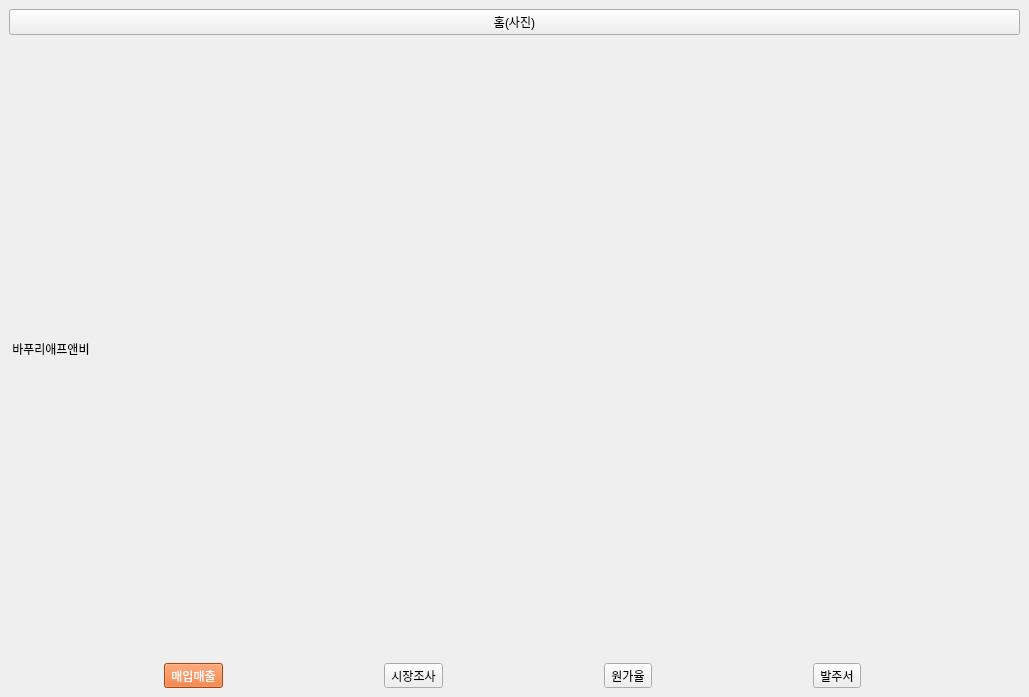
<?xml version="1.0" encoding="UTF-8"?>
<ui version="4.0">
 <class>StackedWidget</class>
 <widget class="QStackedWidget" name="StackedWidget">
  <property name="geometry">
   <rect>
    <x>0</x>
    <y>0</y>
    <width>1029</width>
    <height>697</height>
   </rect>
  </property>
  <property name="windowTitle">
   <string>BapuriFNB</string>
  </property>
  <widget class="QWidget" name="page">
   <layout class="QVBoxLayout" name="verticalLayout_2">
    <item>
     <widget class="QPushButton" name="homeButton1">
      <property name="text">
       <string>홈(사진)</string>
      </property>
     </widget>
    </item>
    <item>
     <widget class="QLabel" name="label_2">
      <property name="font">
       <font/>
      </property>
      <property name="text">
       <string> 바푸리애프앤비</string>
      </property>
     </widget>
    </item>
    <item>
     <layout class="QHBoxLayout" name="horizontalLayout_2">
      <item>
       <widget class="QToolButton" name="toolButton">
        <property name="font">
         <font/>
        </property>
        <property name="styleSheet">
         <string notr="true">color:white; background-color:rgb(230,100,30);</string>
        </property>
        <property name="text">
         <string>매입매출</string>
        </property>
       </widget>
      </item>
      <item>
       <widget class="QToolButton" name="toolButton_2">
        <property name="font">
         <font/>
        </property>
        <property name="text">
         <string>시장조사</string>
        </property>
       </widget>
      </item>
      <item>
       <widget class="QToolButton" name="toolButton_3">
        <property name="font">
         <font/>
        </property>
        <property name="text">
         <string>원가율</string>
        </property>
       </widget>
      </item>
      <item>
       <widget class="QToolButton" name="toolButton_4">
        <property name="font">
         <font/>
        </property>
        <property name="text">
         <string>발주서</string>
        </property>
       </widget>
      </item>
     </layout>
    </item>
   </layout>
  </widget>
  <widget class="QWidget" name="page_2">
   <layout class="QVBoxLayout" name="verticalLayout">
    <item>
     <widget class="QPushButton" name="homeButton2">
      <property name="text">
       <string>홈(사진)</string>
      </property>
     </widget>
    </item>
    <item>
     <widget class="QLabel" name="label_3">
      <property name="font">
       <font/>
      </property>
      <property name="text">
       <string> 매입매출 페이지</string>
      </property>
     </widget>
    </item>
   </layout>
  </widget>
  <widget class="QWidget" name="page_3">
   <layout class="QVBoxLayout" name="verticalLayout_3">
    <item>
     <widget class="QPushButton" name="homeButton3">
      <property name="text">
       <string>홈(사진)</string>
      </property>
     </widget>
    </item>
    <item>
     <widget class="QLabel" name="label_4">
      <property name="font">
       <font/>
      </property>
      <property name="text">
       <string> 시장조사 페이지</string>
      </property>
      <property name="alignment">
       <set>Qt::AlignHCenter|Qt::AlignTop</set>
      </property>
     </widget>
    </item>
    <item>
     <layout class="QHBoxLayout" name="horizontalLayout">
      <item>
       <widget class="QLineEdit" name="lineEdit">
        <property name="minimumSize">
         <size>
          <width>800</width>
          <height>50</height>
         </size>
        </property>
        <property name="font">
         <font/>
        </property>
        <property name="placeholderText">
         <string>음식 이름</string>
        </property>
       </widget>
      </item>
      <item>
       <widget class="QPushButton" name="searchButton">
        <property name="minimumSize">
         <size>
          <width>0</width>
          <height>80</height>
         </size>
        </property>
        <property name="text">
         <string>검색</string>
        </property>
       </widget>
      </item>
     </layout>
    </item>
    <item>
     <spacer name="verticalSpacer">
      <property name="orientation">
       <enum>Qt::Vertical</enum>
      </property>
      <property name="sizeHint" stdset="0">
       <size>
        <width>20</width>
        <height>40</height>
       </size>
      </property>
     </spacer>
    </item>
   </layout>
  </widget>
  <widget class="QWidget" name="page_4">
   <layout class="QVBoxLayout" name="verticalLayout_4">
    <item>
     <widget class="QPushButton" name="homeButton4">
      <property name="text">
       <string>홈(사진)</string>
      </property>
     </widget>
    </item>
    <item>
     <widget class="QLabel" name="label_5">
      <property name="font">
       <font/>
      </property>
      <property name="text">
       <string> 원가율 페이지</string>
      </property>
     </widget>
    </item>
   </layout>
  </widget>
  <widget class="QWidget" name="page_5">
   <layout class="QVBoxLayout" name="verticalLayout_5">
    <item>
     <widget class="QPushButton" name="homeButton5">
      <property name="text">
       <string>홈(사진)</string>
      </property>
     </widget>
    </item>
    <item>
     <widget class="QLabel" name="label_6">
      <property name="font">
       <font/>
      </property>
      <property name="text">
       <string> 발주서 페이지</string>
      </property>
     </widget>
    </item>
   </layout>
  </widget>
 </widget>
 <resources/>
 <connections>
  <connection>
   <sender>toolButton</sender>
   <signal>clicked()</signal>
   <receiver>StackedWidget</receiver>
   <slot>setCurrentIndex(1)</slot>
   <hints>
    <hint type="sourcelabel">
     <x>81</x>
     <y>52</y>
    </hint>
    <hint type="destinationlabel">
     <x>377</x>
     <y>119</y>
    </hint>
   </hints>
  </connection>
  <connection>
   <sender>toolButton_2</sender>
   <signal>clicked()</signal>
   <receiver>StackedWidget</receiver>
   <slot>setCurrentIndex(2)</slot>
   <hints>
    <hint type="sourcelabel">
     <x>180</x>
     <y>59</y>
    </hint>
    <hint type="destinationlabel">
     <x>376</x>
     <y>131</y>
    </hint>
   </hints>
  </connection>
  <connection>
   <sender>toolButton_3</sender>
   <signal>clicked()</signal>
   <receiver>StackedWidget</receiver>
   <slot>setCurrentIndex(3)</slot>
   <hints>
    <hint type="sourcelabel">
     <x>292</x>
     <y>61</y>
    </hint>
    <hint type="destinationlabel">
     <x>368</x>
     <y>129</y>
    </hint>
   </hints>
  </connection>
  <connection>
   <sender>toolButton_4</sender>
   <signal>clicked()</signal>
   <receiver>StackedWidget</receiver>
   <slot>setCurrentIndex(4)</slot>
   <hints>
    <hint type="sourcelabel">
     <x>391</x>
     <y>65</y>
    </hint>
    <hint type="destinationlabel">
     <x>369</x>
     <y>144</y>
    </hint>
   </hints>
  </connection>
  <connection>
   <sender>homeButton1</sender>
   <signal>clicked()</signal>
   <receiver>StackedWidget</receiver>
   <slot>setCurrentIndex(0)</slot>
   <hints>
    <hint type="sourcelabel">
     <x>28</x>
     <y>13</y>
    </hint>
    <hint type="destinationlabel">
     <x>219</x>
     <y>24</y>
    </hint>
   </hints>
  </connection>
  <connection>
   <sender>homeButton2</sender>
   <signal>clicked()</signal>
   <receiver>StackedWidget</receiver>
   <slot>setCurrentIndex(0)</slot>
   <hints>
    <hint type="sourcelabel">
     <x>26</x>
     <y>13</y>
    </hint>
    <hint type="destinationlabel">
     <x>308</x>
     <y>22</y>
    </hint>
   </hints>
  </connection>
  <connection>
   <sender>homeButton3</sender>
   <signal>clicked()</signal>
   <receiver>StackedWidget</receiver>
   <slot>setCurrentIndex(0)</slot>
   <hints>
    <hint type="sourcelabel">
     <x>29</x>
     <y>14</y>
    </hint>
    <hint type="destinationlabel">
     <x>309</x>
     <y>23</y>
    </hint>
   </hints>
  </connection>
  <connection>
   <sender>homeButton4</sender>
   <signal>clicked()</signal>
   <receiver>StackedWidget</receiver>
   <slot>setCurrentIndex(0)</slot>
   <hints>
    <hint type="sourcelabel">
     <x>29</x>
     <y>12</y>
    </hint>
    <hint type="destinationlabel">
     <x>325</x>
     <y>18</y>
    </hint>
   </hints>
  </connection>
  <connection>
   <sender>homeButton5</sender>
   <signal>clicked()</signal>
   <receiver>StackedWidget</receiver>
   <slot>setCurrentIndex(0)</slot>
   <hints>
    <hint type="sourcelabel">
     <x>32</x>
     <y>15</y>
    </hint>
    <hint type="destinationlabel">
     <x>337</x>
     <y>19</y>
    </hint>
   </hints>
  </connection>
 </connections>
</ui>
